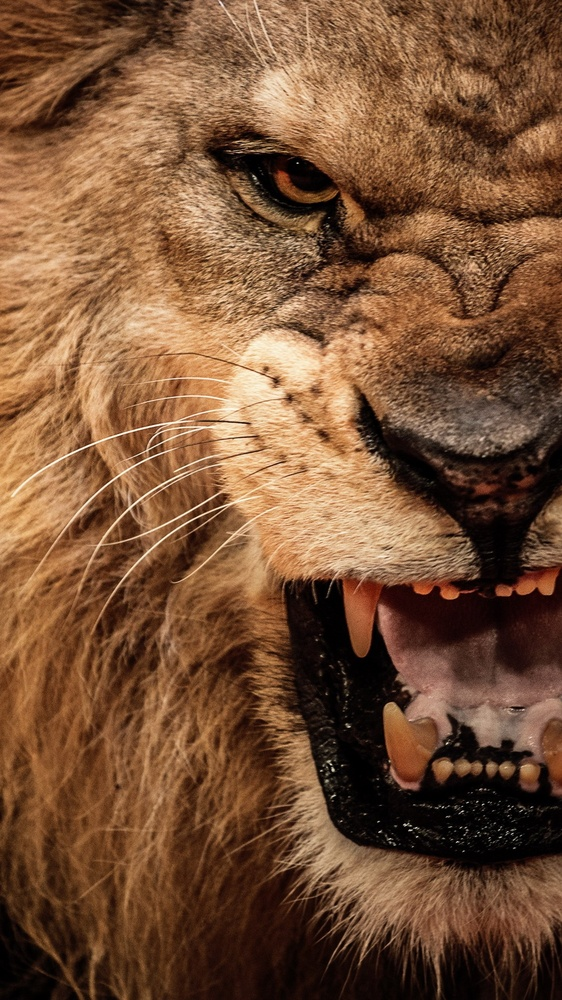
#> input picture 91/lion1.jpg, 562 x 1000 px, shrunk from 1080 x 1920 before the run, found by its file name; its folder holds only this picture in this run
$ python 9.py
#> lines starting #> are read from the running program, lines starting #| are printed output that depends on the picture
def nom1():
    import os
    from PIL import Image, ImageFilter
    x = r"D:\СПБГУПТД\АиП\9 лаб\91"
    y = r"D:\СПБГУПТД\АиП\9 лаб\2"
    #возвращает список, содержащий имена файлов и директорий в каталоге, заданном путем path
    a = os.listdir(x)
    lions = []
    for li in a:
        #правильно соединяет переданный путь path к одному или более компонентов пути *paths
        p1 = os.path.join(y, li)
        lions.append(li)
        for i in lions:
            photo = Image.open(i)
#> photo is the input picture: PIL image 562x1000 RGB; mean R, G, B 120.3, 82, 54.3
            pho = photo.convert('L')
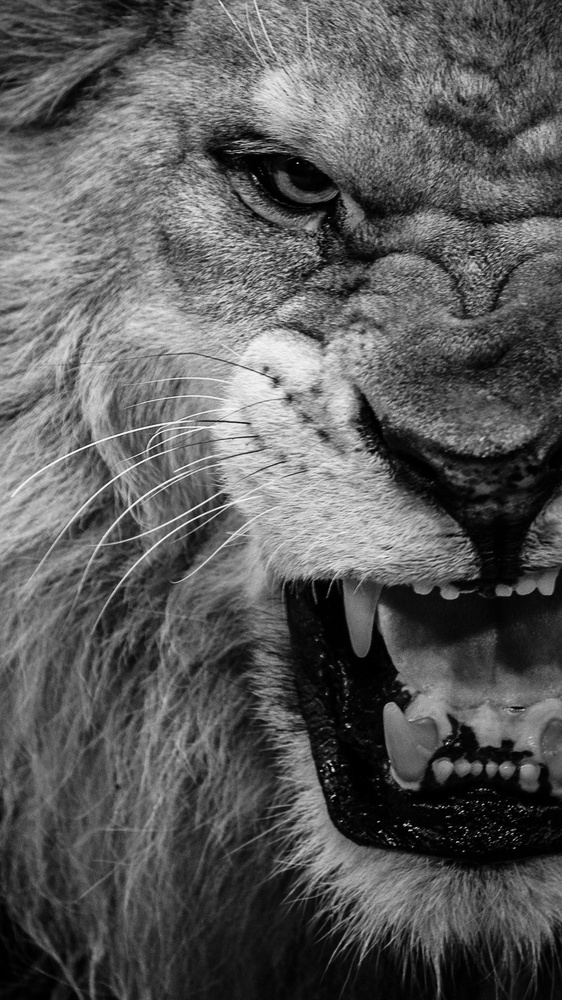
#> pho: PIL image 562x1000 L; min 0, max 251, mean 90.3
            pho.save(p1)
nom1()
def nom2():
    import os
    from PIL import Image, ImageFilter
    x = r"D:\СПБГУПТД\АиП\9 лаб"
    y = r"D:\СПБГУПТД\АиП\9 лаб\2"
    a = os.listdir(x)
    print(a)
    lions = []

    for li in a:
        #условие, для исключения обработки файлов в папках
        if os.path.isfile(os.path.join(x, li)):
            #выбирает файлы, которые оканчиваютя на ".jpg" или ".png"
            if li.endswith(".jpg") or li.endswith(".png"):
                p1 = os.path.join(y, li)
                lions.append(li)
            if not li.endswith(".jpg"):
                print(f"Есть файлы других расширений: {li}")
        for i in lions:
            photo = Image.open(i)
            pho = photo.convert('L')
            pho.save(p1)


def nom3():
    import csv
    itog_stoim = 0
    print("Нужно купить:")
    with open("Книга1.csv", newline='') as file:
        reader = csv.DictReader(file)
        for row in reader:
            tovar = row['Продукт']
            kolichestvo = int(row['Количество'])
            price = int(row['Цена'])
            cost = kolichestvo * price
            itog_stoim = itog_stoim + cost
            print(f"{tovar} - {kolichestvo} шт. за {price} руб.")
    print("Итоговая сумма:", itog_stoim, "руб.")

$ run again, on 91/lion2.jpg
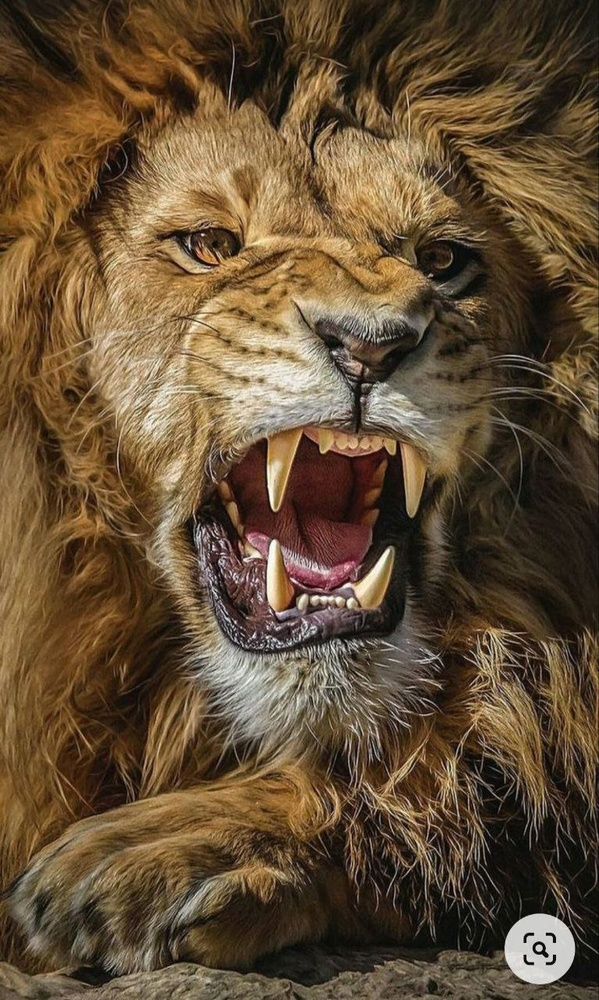
#> input picture 91/lion2.jpg, 599 x 1000 px, shrunk from 767 x 1280 before the run, found by its file name
#> in nom1, photo is the input picture: PIL image 599x1000 RGB; mean R, G, B 99.2, 78.3, 53.1
#> in nom1, `pho = photo.convert('L')`:
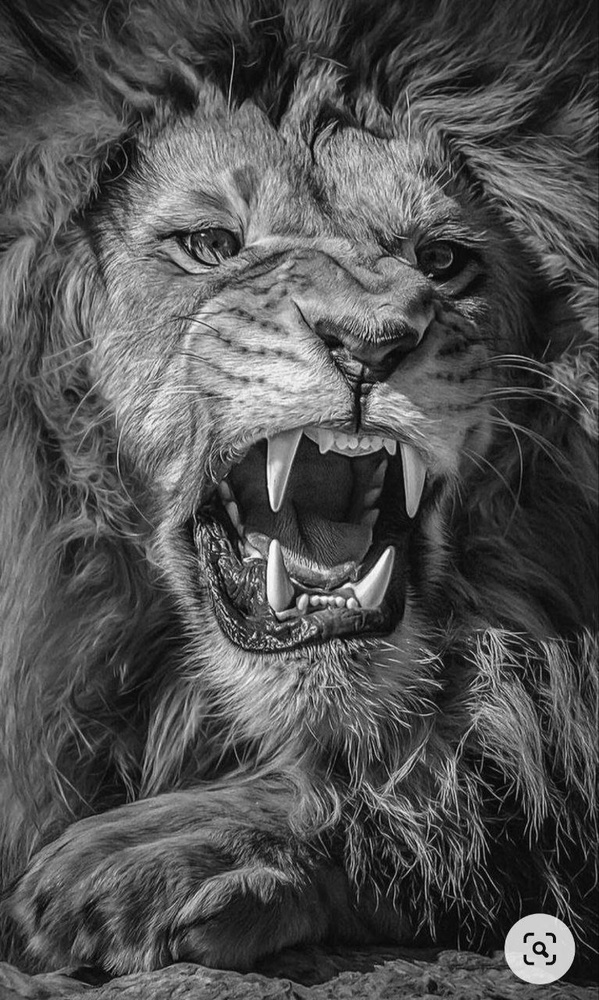
#> pho: PIL image 599x1000 L; min 0, max 254, mean 81.7

$ run again, on 91/lion3.jpg
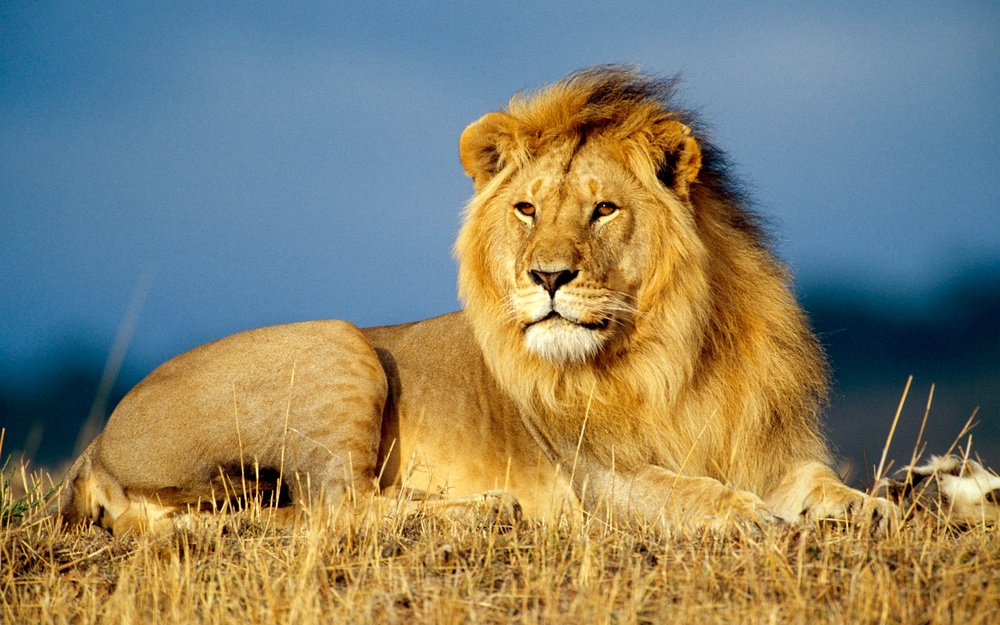
#> input picture 91/lion3.jpg, 1000 x 625 px, shrunk from 1920 x 1200 before the run, found by its file name
#> in nom1, photo is the input picture: PIL image 1000x625 RGB; mean R, G, B 134, 130.6, 109.2
#> in nom1, `pho = photo.convert('L')`:
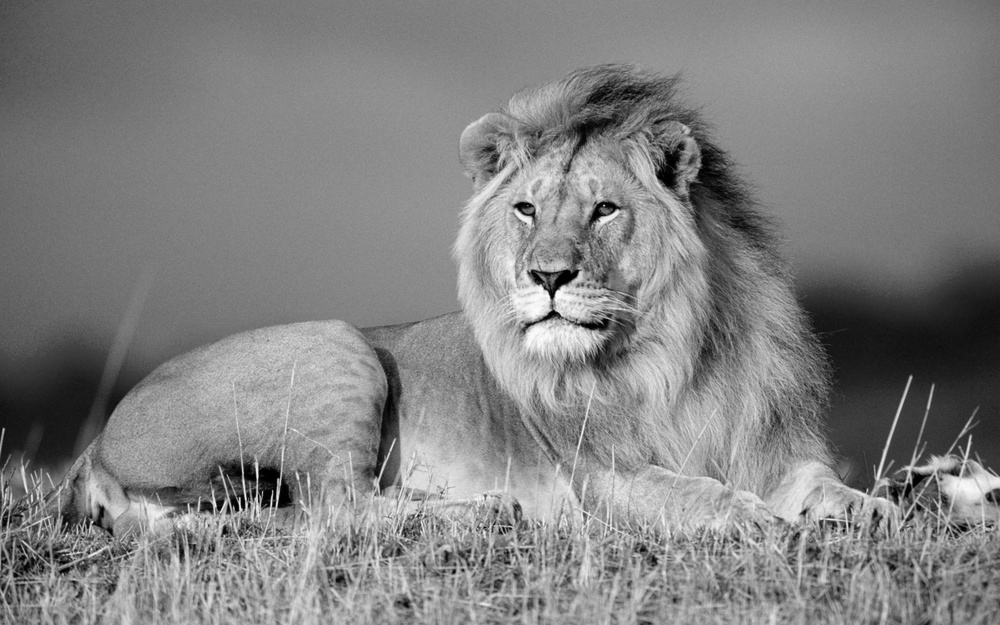
#> pho: PIL image 1000x625 L; min 0, max 252, mean 129.2

$ run again, on 91/lion5.jpg
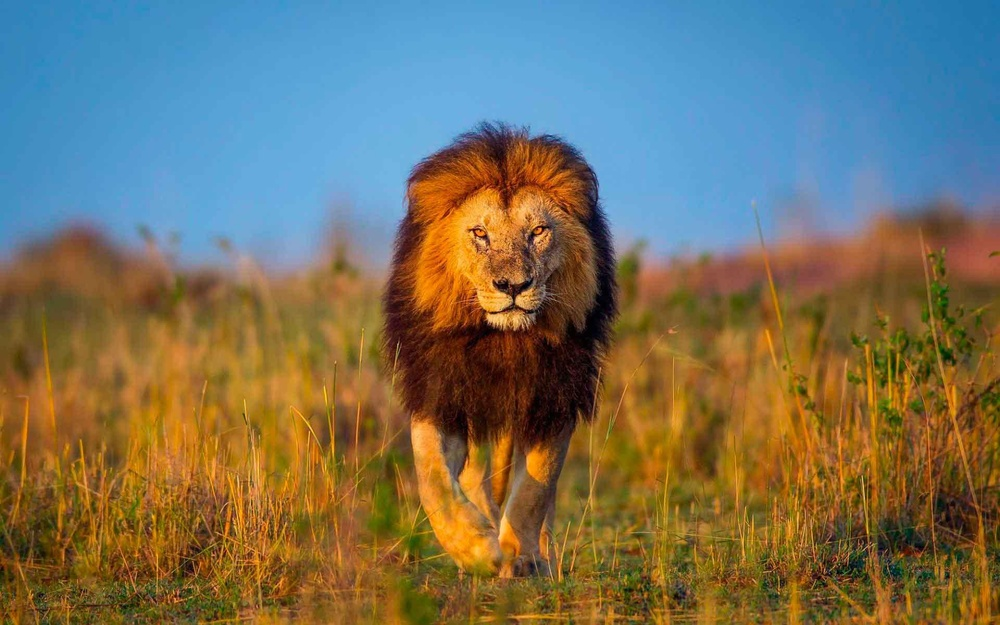
#> input picture 91/lion5.jpg, 1000 x 625 px, shrunk from 1920 x 1200 before the run, found by its file name
#> in nom1, photo is the input picture: PIL image 1000x625 RGB; mean R, G, B 117.3, 113.2, 94.1
#> in nom1, `pho = photo.convert('L')`:
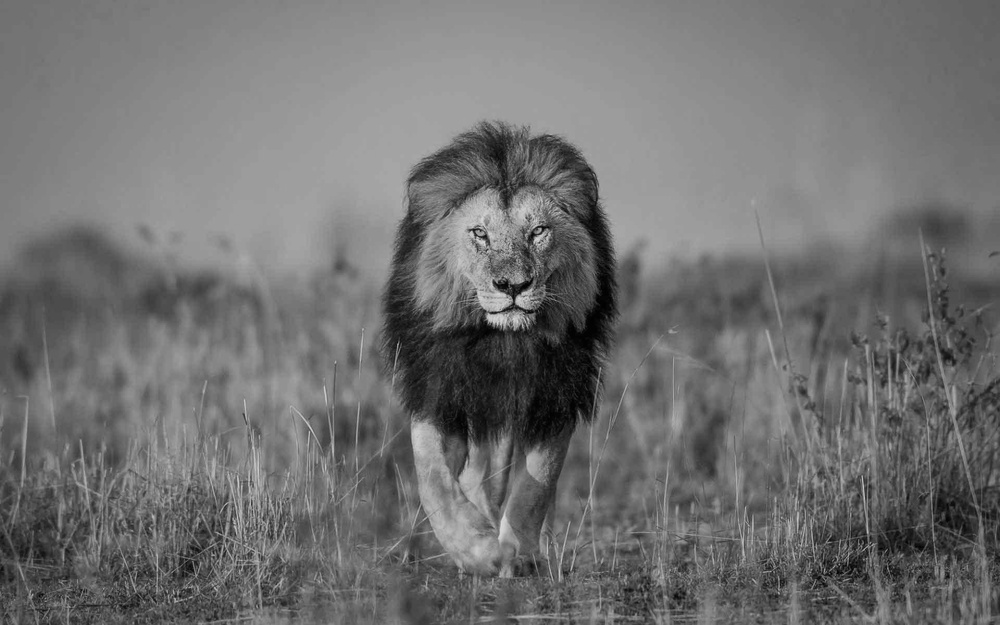
#> pho: PIL image 1000x625 L; min 0, max 218, mean 112.2
